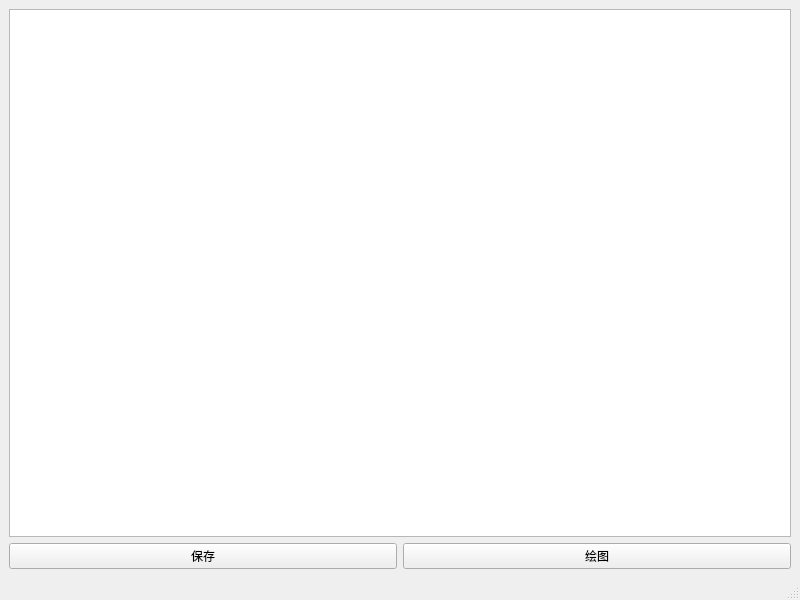
<?xml version="1.0" encoding="UTF-8"?>
<ui version="4.0">
 <class>MainWindow</class>
 <widget class="QMainWindow" name="MainWindow">
  <property name="geometry">
   <rect>
    <x>0</x>
    <y>0</y>
    <width>800</width>
    <height>600</height>
   </rect>
  </property>
  <property name="windowTitle">
   <string>MainWindow</string>
  </property>
  <widget class="QWidget" name="centralwidget">
   <layout class="QVBoxLayout" name="verticalLayout_2">
    <item>
     <layout class="QVBoxLayout" name="verticalLayout">
      <item>
       <widget class="QTreeView" name="treeView"/>
      </item>
      <item>
       <layout class="QHBoxLayout" name="horizontalLayout">
        <item>
         <widget class="QPushButton" name="pushButton_2">
          <property name="text">
           <string>保存</string>
          </property>
         </widget>
        </item>
        <item>
         <widget class="QPushButton" name="pushButton">
          <property name="text">
           <string>绘图</string>
          </property>
         </widget>
        </item>
       </layout>
      </item>
     </layout>
    </item>
   </layout>
  </widget>
  <widget class="QMenuBar" name="menubar">
   <property name="geometry">
    <rect>
     <x>0</x>
     <y>0</y>
     <width>800</width>
     <height>23</height>
    </rect>
   </property>
  </widget>
  <widget class="QStatusBar" name="statusbar"/>
 </widget>
 <resources/>
 <connections/>
</ui>
